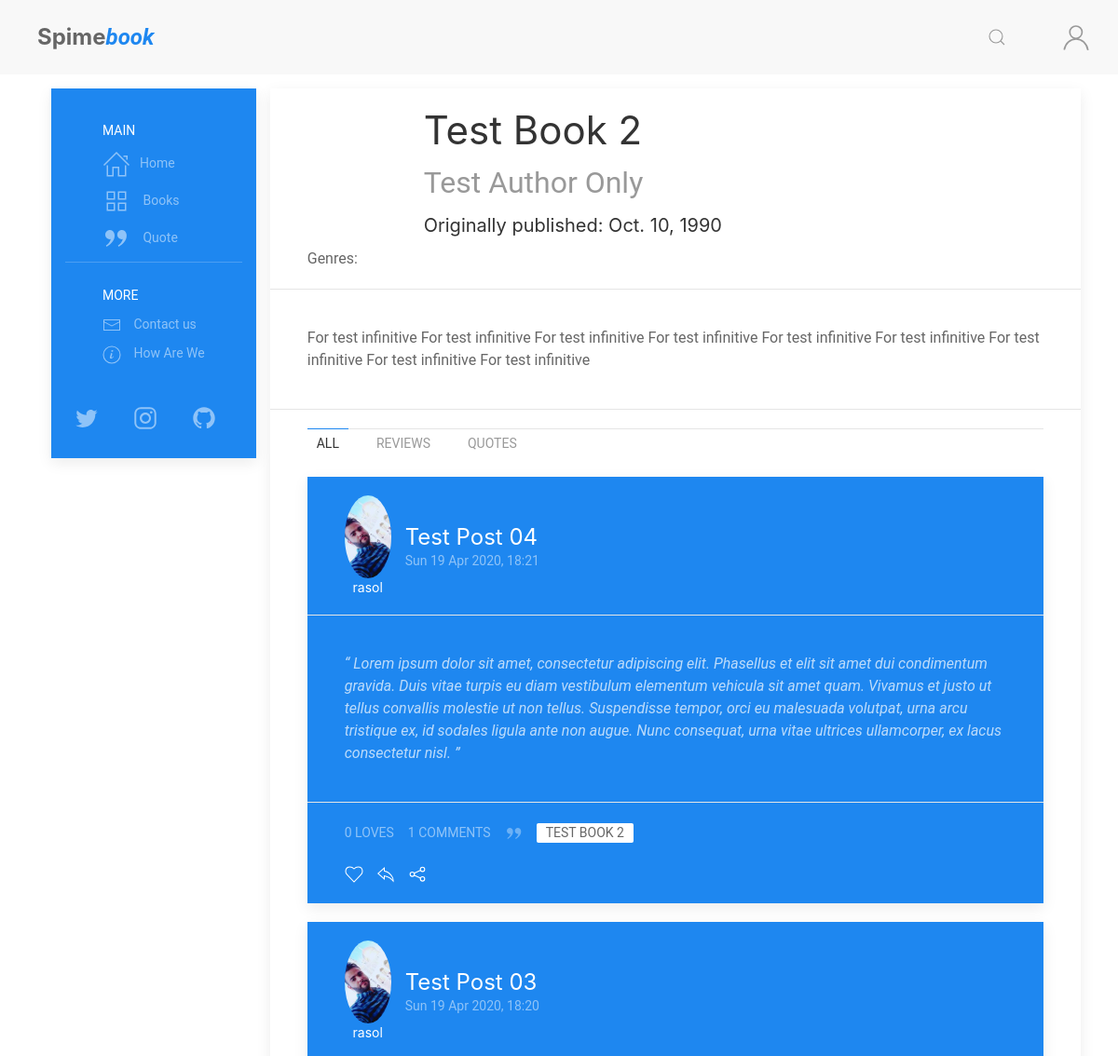
Page /books/14/ (upper part) on the earlier database version.
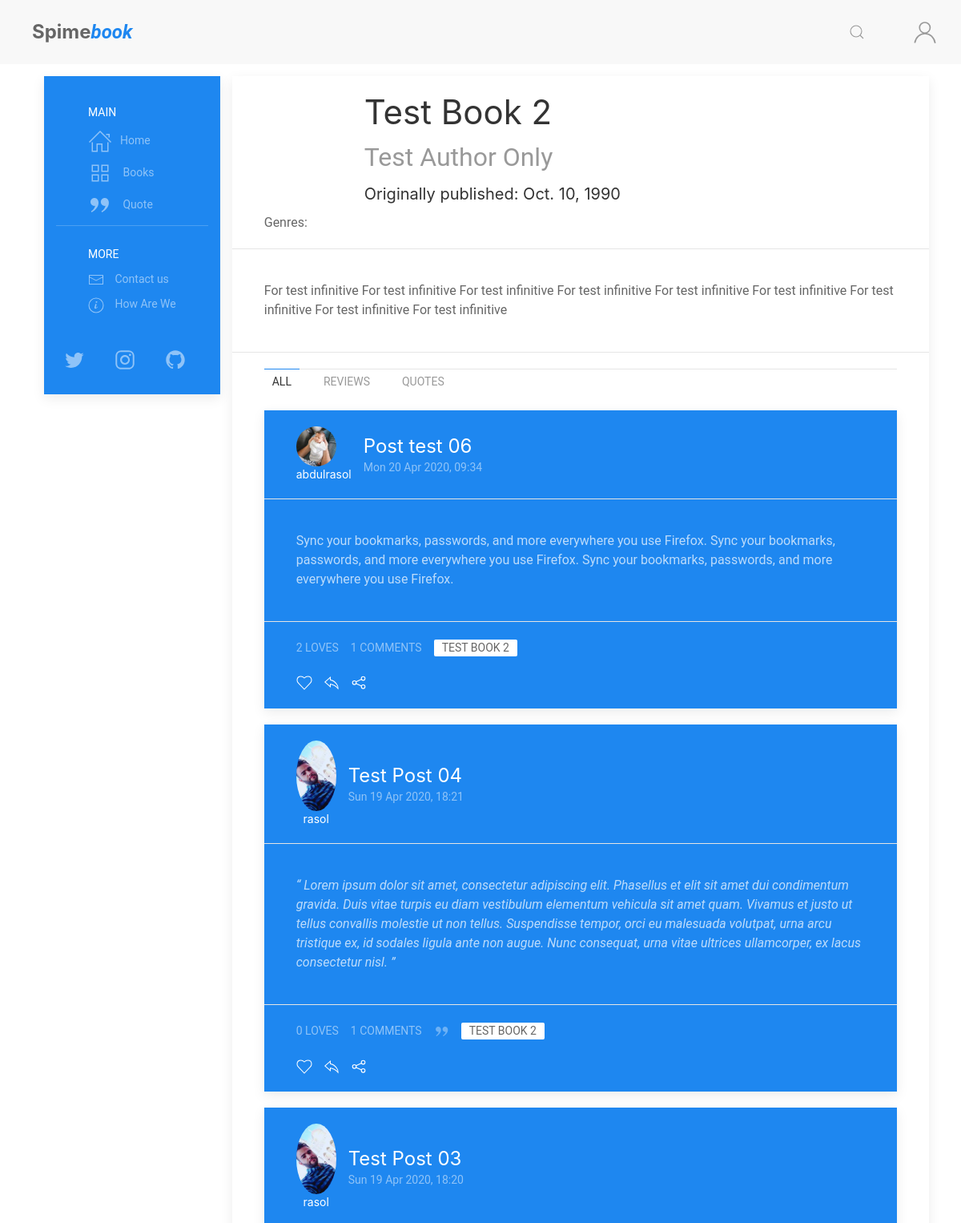
Same page on the later database version.
### posts/models.py (models this page shows, shortened)
class Post(models.Model):
    POST_TYPE = [
        ('Q', 'Quote'),
        ('R', 'Reviw'),
        ('P', 'Post'),
    ]
    title = models.CharField(max_length=120, default='')
    user = models.ForeignKey(User, on_delete=models.CASCADE)
    post_date = models.DateTimeField(default=timezone.now)
    post_edit_date = models.DateTimeField(auto_now=timezone.now)
    content = models.TextField(default='')
    post_type = models.CharField(
        max_length=1,
        choices=POST_TYPE,
        default='Psot')
    for_book = models.ForeignKey(Book, on_delete=models.CASCADE)
    archived = models.BooleanField(default=False)
    class Meta:
        ordering = ["-post_date"]

class Comment(models.Model):
    user = models.ForeignKey(User, on_delete=models.CASCADE)
    comment = models.CharField(max_length=300)
    comment_date = models.DateTimeField(auto_now_add=True)
    post = models.ForeignKey(
        Post, on_delete=models.CASCADE, related_name='comments')

### users/models.py (models this page shows, shortened)
class Profile(models.Model):
    user = models.OneToOneField(
        User, on_delete=models.CASCADE, primary_key=True, related_name='profile')
    picture = models.ImageField(
        upload_to='users/Profiles/', blank=True, null=True, default='user.png')
    bio = models.CharField(max_length=221, blank=True, null=True)
    loves = models.ManyToManyField(
        Post, related_name='loves', blank=True)
    books = models.ManyToManyField(
        Book, related_name='books', blank=True)

### books/models.py (models this page shows, shortened)
class Book(models.Model):
    book_type = [
        ('Book', 'Book'),
        ('Novel', 'Novel')
    ]
    title = models.CharField(max_length=255)
    book_image = models.ImageField(
        upload_to='books/cover/', default='book.jpg')
    author = models.ForeignKey(Author, on_delete=models.CASCADE)
    publish_date = models.DateField(default=timezone.now)
    genres = models.ManyToManyField(Genres, related_name='genres')
    book_Bio = models.TextField(default='')
    book_or_Novel = models.CharField(
        max_length=5, choices=book_type, default='1')
    def __str__(self):
        return self.title

### books/views.py (the view)
# urls.py: path('books/<int:book_id>/', views.book, name='book'),
def book(request, book_id):
    target_book = get_object_or_404(Book, id=book_id)
    posts = Post.objects.filter(for_book=target_book).filter(archived=False)
    readed_book_state = False
    if request.user.is_authenticated:
        user = request.user.profile
        if user.books.filter(id=target_book.id).exists():  # cheek:
            readed_book_state = True
        else:
            readed_book_state = False
    context = {'title': target_book.title,
               'book': target_book,
               'posts': posts,
               'readed_book': readed_book_state
               }
    return render(request, 'books/book.html', context)

### books/models.py (called while the page is built)
    def __str__(self):
        return self.author_Name

### posts/templatetags/posts_extra.py (called while the page is built)
@register.inclusion_tag('posts/reaction_bar.html')
def reaction_bar(post_id, user):
    target_post = Post.objects.get(id=post_id)
    comment_form = AddCommentForm()
    context = {
        'user': user,
        'post': target_post,
        'comment': target_post,
        'comment_form': comment_form,
    }
    return context

### books/templates/books/book.html (shortened to what this page needs)
{% extends "posts/base.html" %}
{% load posts_extra %}
{% block content %}
<div class="uk-card uk-card-default">
    <div class="uk-card-header me-header">
        <div class="uk-grid-small uk-flex me-text-center-m" uk-grid>
            <div class="uk-width-auto@m book-img">
            </div>
            <div class="uk-width-expand uk-margin-small-left">
                <h1 class="uk-margin-remove">{{book.title}}</h1>
                <h2 class="uk-margin-remove-left uk-margin-small"><a
                        href="{% url 'author' book.author.id book.author  %}" class="uk-link-muted">{{book.author}}</a>
                </h2>
                <h4 class="uk-margin-remove-left uk-margin-small">Originally published: {{book.publish_date}}</h4>
            </div>
        </div>
        <div class=" uk-margin-small-top book-genres">
            Genres:
        </div>
    </div>
    <div class="uk-card-body">
        <p>
            {{book.book_Bio}}
        </p>
    </div>
    <div class="uk-card-footer">
        <div>
            <ul class="uk-tab-bottom" uk-tab>
                <li class="uk-active"><a href="">All</a></li>
                <li><a href="">Reviews</a></li>
                <li><a href="">Quotes</a></li>
            </ul>
        </div>
        <div class="uk-width-expand">
            {% for post in posts %}
            <div class="uk-card uk-card-primary uk-margin uk-width-1-1">
                <div class="uk-card-header">
                    <div class="uk-grid-small uk-flex-middle" uk-grid>
                        <div class="uk-width-auto">
                            <a href="{% url 'user-profile' post.user %}">
                                <img class="uk-border-circle" width="50" height="50"
                                    src="{{post.user.profile.picture.url}}" alt="{{post.user.profile.picture.url}}"">
                                <br>
                                <h6 class=" uk-margin-remove uk-width-expand uk-text-center">
                                {{post.user}}
                                </h6>
                            </a>
                        </div>
                        <div class="uk-width-expand">
                            <a href="{% url 'post' post.id %}">
                                <h3 class="uk-card-title uk-margin-remove-bottom">{{post.title}}</h3>
                            </a>
                            <p class="uk-text-meta uk-margin-remove-top"><time
                                    datetime="2016-04-01T19:00">{{post.post_date|date:"D d M Y, H:i"}}</time>
                            </p>
                        </div>
                    </div>
                </div>
                <div class="uk-card-body uk-padding">
                    {% if post.post_type == "Q" %}
                    <q class="">
                        {{ post.content }}
                    </q>
                    {% else %}
                    <p class="">
                        {{ post.content }}
                    </p>
                    {% endif %}
                </div>
                <div class="uk-card-footer">
                    {% reaction_bar post.id user %}
                </div>
            </div>
            {% endfor %}
        </div>
    </div>
</div>
{% endblock content %}

### posts/templates/posts/reaction_bar.html (shortened to what this page needs)
<div class="uk-flex uk-grid-small" uk-grid>
    <div class="uk-flex uk-grid-small" uk-grid>
        <div>
            <span class="uk-button uk-button-text uk-text-meta">{{post.loves.count}} loves</span>
        </div>
        <div class="uk-margin-small-bottom">
            <a href="#post-comment-{{post.id}}" class="uk-button uk-button-text uk-text-meta"
                uk-toggle>{{post.comments.all|length}} Comments</a>
        </div>
    </div>
    <div class="tags uk-margin-bottom ">
        {% if post.post_type == "Q" %}
        <span class="uk-icon uk-margin-small-right" uk-icon="quote-right"></span>
        {% endif %}
        <a href="{% url 'book' post.for_book.id %}" class="uk-label">{{ post.for_book }}</a>
    </div>
</div>
<div class="reaction">
    {% if user.is_authenticated %}
    <span>
        <a class="uk-icon uk-margin-small-right" id="love-post" data-post="{% url 'love' post.id %}"
            uk-icon="icon: heart"></a>
    </span>
    <span>
        <a href="#" class="uk-icon uk-margin-small-right" uk-icon="icon: reply"
            uk-toggle="target: #add-reply-{{post.id}}; animation: uk-animation-slide-top-small" type="button"></a>
    </span>
    {% else %}
    <span uk-tooltip="Log In First">
        <a class="uk-icon uk-margin-small-right" uk-icon="icon: heart"></a>
    </span>
    <span uk-tooltip="Log In First">
        <a class="uk-icon uk-margin-small-right" uk-icon="icon: reply" type="button"></a>
    </span>
    {% endif %}
    <span>
        <a href="#share-modal" class="uk-icon uk-margin-small-right" uk-icon="icon: social" uk-toggle></a>
    </span>
</div>

Differences in the rows shown:
added Post: user.profile.picture (picture), user "abdulrasol", title "Post test 06", post_date "Mon 20 Apr 2020, 09:34", content "Sync your bookmarks, passwords, and more everywhere you use Firefox. Sync your bookmarks, passwords, and more everywhere you use Firefox. Sync your bookmarks, passwords, and more everywhere you use Firefox.", loves.count "2", comments.all|length "1", for_book "TEST BOOK 2"
